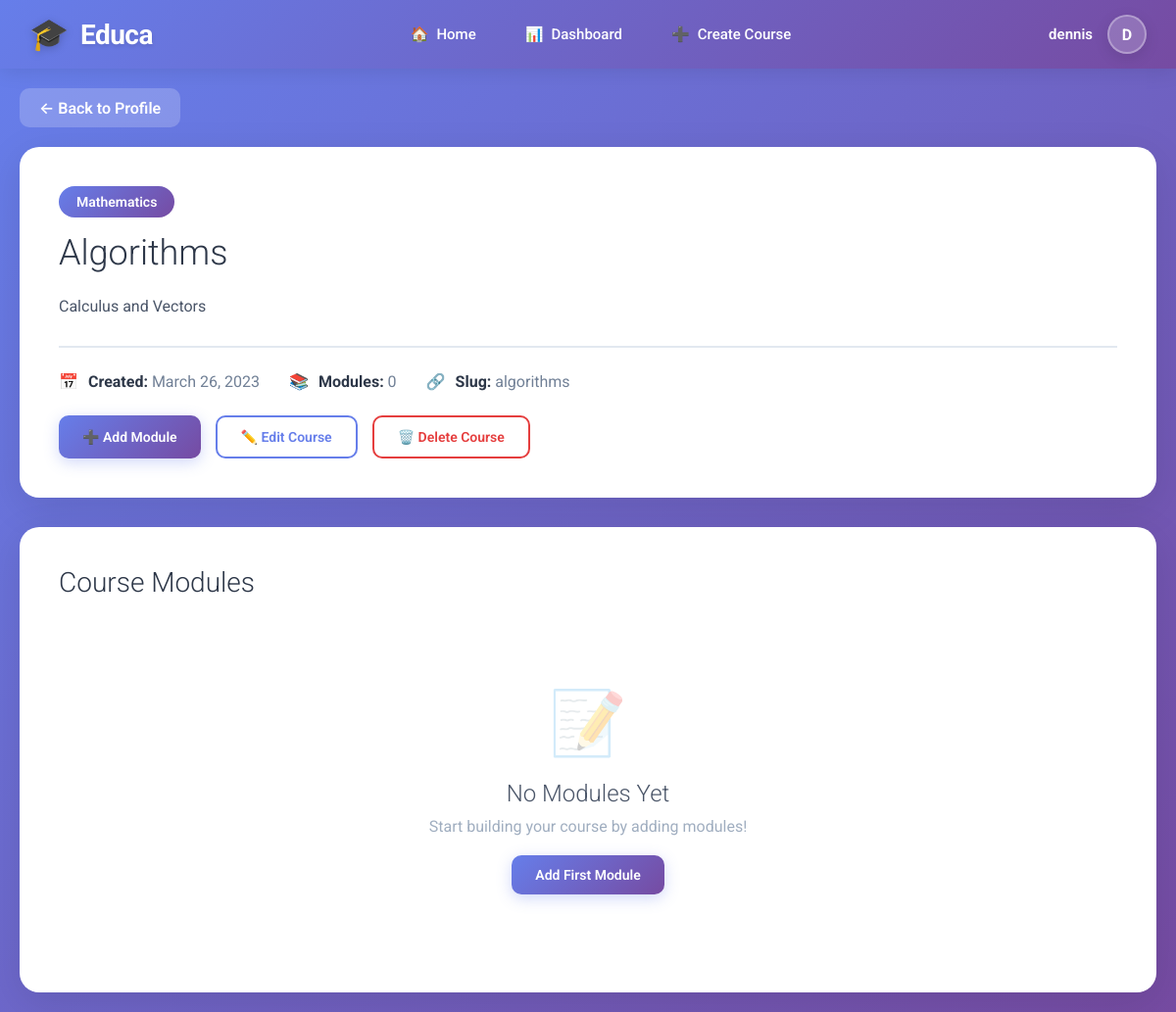
The page /course/1/ (signed in) on the database as committed earlier.
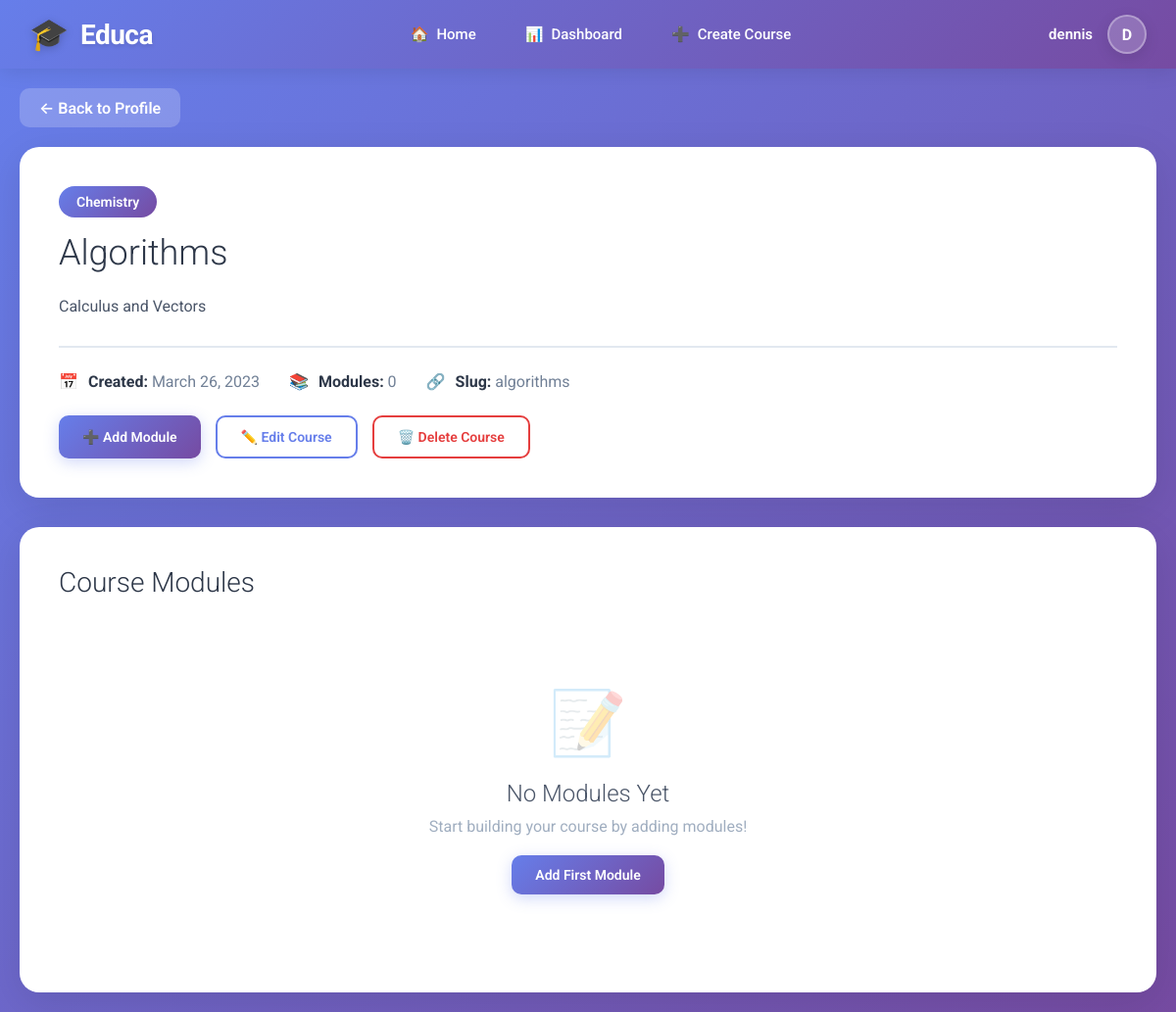
The same page on the database as committed later.
### courses/models.py (models this page shows, shortened)
class Course(models.Model):
    owner = models.ForeignKey(User,
                              related_name='courses_created',
                              on_delete=models.CASCADE)
    subject = models.ForeignKey(Subject,
                                related_name='courses',
                                on_delete=models.CASCADE)
    title = models.CharField(max_length=200)
    slug = models.SlugField(max_length=200, unique=True)
    overview = models.TextField()
    created = models.DateTimeField(auto_now_add=True)
    class Meta:
        ordering = ['-created']

class Subject(models.Model):
    title = models.CharField(max_length=200)
    slug = models.SlugField(max_length=200, unique=True)
    class Meta:
        ordering = ['title']

### courses/views.py (the view)
# urls.py: path('course/<int:course_id>/', views.course_detail, name='course_detail'),
@login_required
def course_detail(request, course_id):
    course = get_object_or_404(Course, id=course_id, owner=request.user)
    modules = course.modules.all()
    return render(request, 'courses/course_detail.html', {
        'course': course,
        'modules': modules
    })

### courses/templates/courses/course_detail.html (shortened to what this page needs)
{% extends "base.html" %}
{% load static %}
{% block content %}
<div class="course-detail-wrapper">
    <a href="{% url 'profile' %}" class="back-link">
        ← Back to Profile
    </a>
    <div class="course-header">
        <span class="course-badge">{{ course.subject.title }}</span>
        <h1>{{ course.title }}</h1>
        <p class="course-overview">{{ course.overview }}</p>
        <div class="course-meta">
            <div class="meta-item">
                <span>📅</span>
                <span><strong>Created:</strong> {{ course.created|date:"F d, Y" }}</span>
            </div>
            <div class="meta-item">
                <span>📚</span>
                <span><strong>Modules:</strong> {{ modules.count }}</span>
            </div>
            <div class="meta-item">
                <span>🔗</span>
                <span><strong>Slug:</strong> {{ course.slug }}</span>
            </div>
        </div>
        <div class="course-actions">
            <a href="{% url 'module_create' course.id %}" class="btn btn-primary">
                ➕ Add Module
            </a>
            <a href="{% url 'course_edit' course.id %}" class="btn btn-secondary">
                ✏️ Edit Course
            </a>
            <a href="{% url 'course_delete' course.id %}" class="btn btn-danger">
                🗑️ Delete Course
            </a>
        </div>
    </div>
    <div class="modules-section">
        <div class="section-header">
            <h2 class="section-title">Course Modules</h2>
        </div>
        {% if modules %}
            <ul class="modules-list">
                {% for module in modules %}
                <li class="module-item">
                    <div class="module-header">
                        <div style="flex: 1;">
                            <h3 class="module-title">{{ module.title }}</h3>
                            {% if module.description %}
                                <p class="module-description">{{ module.description }}</p>
                            {% endif %}
                        </div>
                        <div class="module-order">{{ module.order|add:1 }}</div>
                    </div>
                </li>
                {% endfor %}
            </ul>
        {% else %}
            <div class="empty-modules">
                <div class="empty-modules-icon">📝</div>
                <h3>No Modules Yet</h3>
                <p>Start building your course by adding modules!</p>
                <a href="{% url 'module_create' course.id %}" class="btn btn-primary" style="margin-top: 20px;">
                    Add First Module
                </a>
            </div>
        {% endif %}
    </div>
</div>
{% endblock %}

Rows that differ between the two databases and show on the page:
changed Course "Algorithms": subject "Mathematics" → "Chemistry"
